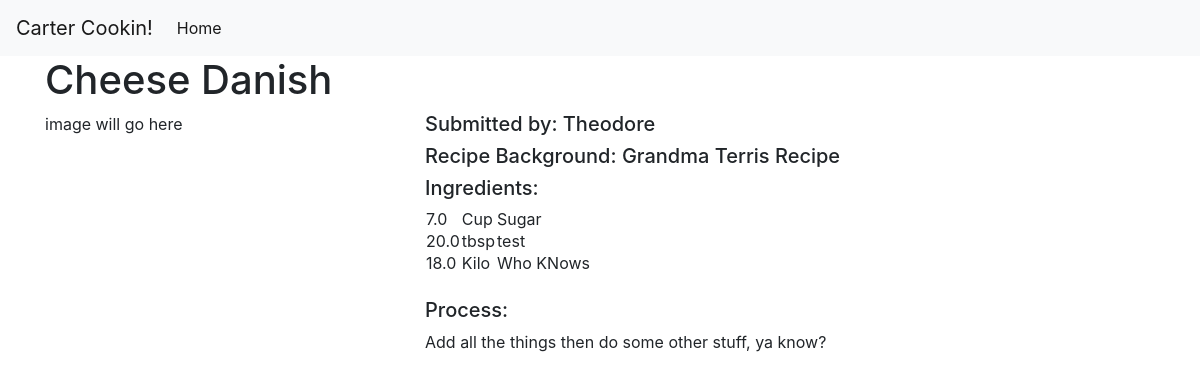
Page /2/ on the committed database.
### recipes/models.py (models this page shows)
class Recipe(models.Model):
    title = models.CharField(max_length=150)
    author = models.CharField(max_length=150)
    background = models.CharField(max_length=150)
    process = models.TextField()
    categories = models.ManyToManyField('Category', related_name='recipes')

class Ingredient(models.Model):
    name = models.CharField(max_length=150)
    unit = models.CharField(max_length=150)
    amount = models.FloatField()
    recipe = models.ForeignKey('Recipe', on_delete=models.CASCADE)

### recipes/views.py (the view)
# urls.py: path("<int:pk>/", views.recipe_detail, name="recipe_detail"),
def recipe_detail(request, pk):
    recipe = Recipe.objects.get(pk=pk)
    ingredients = Ingredient.objects.filter(recipe=recipe)
    context = {
        "recipe": recipe,
        "ingredients": ingredients
    }
    return render(request, 'recipe_detail.html', context)

### templates/recipe_detail.html
{% extends "base.html" %}
{% block page_content %}
<h1>{{ recipe.title }}</h1>
<div class="row">
    <div class="col-md-4">
        <p>image will go here</p>
    </div>
    <div class="col-md-8">
        <h5>Submitted by: {{ recipe.author }}</h5>
        <h5>Recipe Background: {{ recipe.background }}</h5>
            <h5>Ingredients:</h5>
            <table>
                <tbody>
                    {% for ingredient in ingredients %}
                    <tr>
                        <td>{{ ingredient.amount }}</td>
                        <td>{{ ingredient.unit }}</td>
                        <td>{{ ingredient.name }}</td>
                    </tr>
                    {% endfor %}
                </tbody>
            </table>
            <br>
            <h5>Process:</h5>
            <p>{{ recipe.process }}</p>
    </div>
</div>
{% endblock %}

### templates/base.html (shortened to what this page needs)
<link rel="stylesheet" href="https://stackpath.bootstrapcdn.com/bootstrap/4.1.3/css/bootstrap.min.css">
<nav class="navbar navbar-expand-lg navbar-light bg-light">
    <a class="navbar-brand" href="#">Carter Cookin!</a>
    <div class="collapse navbar-collapse" id="navbarSupportedContent">
      <ul class="navbar-nav mr-auto">
        <li class="nav-item active">
          <a class="nav-link" href="{% url 'recipe_index' %}">Home <span class="sr-only">(current)</span></a>
        </li>
      </ul>
    </div>
  </nav>
<div class="container">
{% block page_content %}{% endblock %}
</div>

### rows in the picture
Recipe: title "Cheese Danish", author "Theodore", background "Grandma Terris Recipe", process "Add all the things then do some other stuff, ya know?"
Ingredient: amount "7.0", unit "Cup", name "Sugar"
Ingredient: amount "20.0", unit "tbsp", name "test"
Ingredient: amount "18.0", unit "Kilo", name "Who KNows"
